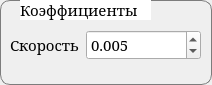
<?xml version="1.0" encoding="UTF-8"?>
<ui version="4.0">
 <class>backPropoCoeffs</class>
 <widget class="QFrame" name="backPropoCoeffs">
  <property name="geometry">
   <rect>
    <x>0</x>
    <y>0</y>
    <width>212</width>
    <height>85</height>
   </rect>
  </property>
  <property name="windowTitle">
   <string>Frame</string>
  </property>
  <property name="styleSheet">
   <string notr="true">#backPropoCoeffs{border-color: rgb(124, 124, 124); border-width: 1px; border-radius: 10px; border-style: solid}
</string>
  </property>
  <widget class="QLabel" name="label">
   <property name="geometry">
    <rect>
     <x>20</x>
     <y>0</y>
     <width>131</width>
     <height>20</height>
    </rect>
   </property>
   <property name="font">
    <font>
     <family>Garamond</family>
     <pointsize>11</pointsize>
    </font>
   </property>
   <property name="styleSheet">
    <string notr="true">background-color: #FFF; color: #000;</string>
   </property>
   <property name="text">
    <string>Коэффициенты</string>
   </property>
  </widget>
  <widget class="QWidget" name="formLayoutWidget">
   <property name="geometry">
    <rect>
     <x>10</x>
     <y>30</y>
     <width>191</width>
     <height>41</height>
    </rect>
   </property>
   <layout class="QFormLayout" name="formLayout">
    <item row="0" column="0">
     <widget class="QLabel" name="label_2">
      <property name="font">
       <font>
        <family>Garamond</family>
        <pointsize>11</pointsize>
       </font>
      </property>
      <property name="styleSheet">
       <string notr="true">color: black;</string>
      </property>
      <property name="text">
       <string>Скорость</string>
      </property>
     </widget>
    </item>
    <item row="0" column="1">
     <widget class="QDoubleSpinBox" name="learnSpeed">
      <property name="font">
       <font>
        <family>Garamond</family>
        <pointsize>11</pointsize>
       </font>
      </property>
      <property name="decimals">
       <number>3</number>
      </property>
      <property name="minimum">
       <double>0.001000000000000</double>
      </property>
      <property name="maximum">
       <double>2.000000000000000</double>
      </property>
      <property name="singleStep">
       <double>0.001000000000000</double>
      </property>
      <property name="value">
       <double>0.005000000000000</double>
      </property>
     </widget>
    </item>
   </layout>
  </widget>
 </widget>
 <resources/>
 <connections/>
</ui>
